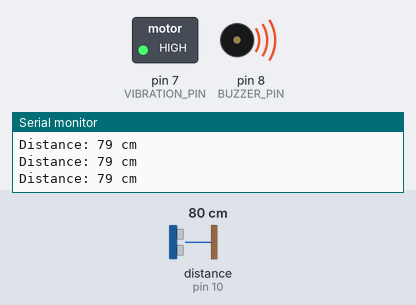
A sketch run on a simulated Arduino Uno, built with avr-gcc and run on an emulated ATmega328P. Parts: switched loads named in the sketch (green lamp = pin HIGH), buzzer (waves = sounding, pin HIGH), the last lines printed to the serial monitor. Wiring (inferred from the names in the program): ultrasonic range finder: trigger pin 9; echo pin 10. The test bench sets the inputs (shaded band); at power-on: distance to the obstacle (sensor on pin 10) 80 cm. The echo pulse lasts 58.3 µs per cm; pins used as bus, display or sensor lines are not drawn.

Above: at 1.2 s.
1.3 s: distance to the obstacle (sensor on pin 10) set to 299 cm
At 1.9 s:
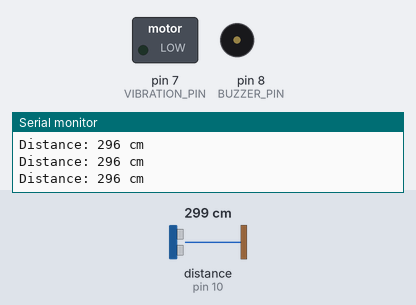
2.9 s: distance to the obstacle (sensor on pin 10) set to 208 cm
4.4 s: distance to the obstacle (sensor on pin 10) set to 200 cm
At 5.6 s:
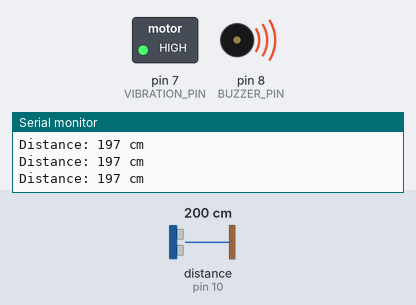
5.9 s: distance to the obstacle (sensor on pin 10) set to 250 cm
At 6.6 s:
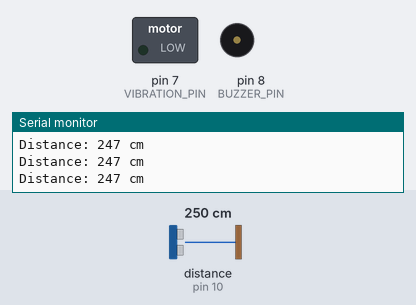
Timing chart, 0 to 8.4 s (numbered marks = the images above; inputs shaded):
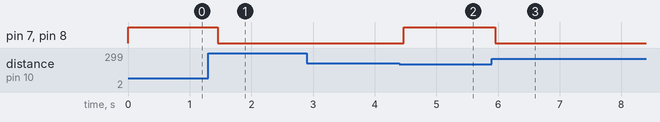

The sketch:

smart_stick.ino
```cpp
#include "distance_sensor.h"
#include "vibration_alert.h"

#define TRIG_PIN 9
#define ECHO_PIN 10
#define BUZZER_PIN 8
#define VIBRATION_PIN 7

void setup() {
  Serial.begin(9600);
  setupDistanceSensor(TRIG_PIN, ECHO_PIN);
  setupAlertSystem(BUZZER_PIN, VIBRATION_PIN);
}

void loop() {
  int distance = getDistance();
  Serial.print("Distance: ");
  Serial.print(distance);
  Serial.println(" cm");

  if (distance > 0 && distance <= 200) {
    activateAlert();
  } else {
    deactivateAlert();
  }
  delay(200);
}
```

distance_censor.c
```cpp
#include "distance_sensor.h"
#include <Arduino.h>

int trigPin, echoPin;

void setupDistanceSensor(int trig, int echo) {
  trigPin = trig;
  echoPin = echo;
  pinMode(trigPin, OUTPUT);
  pinMode(echoPin, INPUT);
}

int getDistance() {
  digitalWrite(trigPin, LOW);
  delayMicroseconds(2);
  digitalWrite(trigPin, HIGH);
  delayMicroseconds(10);
  digitalWrite(trigPin, LOW);
  long duration = pulseIn(echoPin, HIGH);
  int distance = duration * 0.034 / 2;
  return distance;
}
```

distance_sensor.h
```cpp
#ifndef DISTANCE_SENSOR_H
#define DISTANCE_SENSOR_H

void setupDistanceSensor(int trig, int echo);
int getDistance();

#endif
```

vibration_alert.c
```cpp
#include "vibration_alert.h"
#include <Arduino.h>

int buzzerPin, vibrationPin;

void setupAlertSystem(int buzzer, int vibration) {
  buzzerPin = buzzer;
  vibrationPin = vibration;
  pinMode(buzzerPin, OUTPUT);
  pinMode(vibrationPin, OUTPUT);
}

void activateAlert() {
  digitalWrite(buzzerPin, HIGH);
  digitalWrite(vibrationPin, HIGH);
}

void deactivateAlert() {
  digitalWrite(buzzerPin, LOW);
  digitalWrite(vibrationPin, LOW);
}
```

vibration_alert.h
```cpp
#ifndef VIBRATION_ALERT_H
#define VIBRATION_ALERT_H

void setupAlertSystem(int buzzer, int vibration);
void activateAlert();
void deactivateAlert();

#endif
```

Measured:
- the behaviour switches between 204 and 203 cm on distance to the obstacle (sensor on pin 10) (found by bisection; images 1 and 2)
- after the input at 1.3 s, pin 7 (VIBRATION_PIN), pin 8 (BUZZER_PIN): HIGH → LOW after 0.16 s
- after the input at 4.4 s, pin 7 (VIBRATION_PIN), pin 8 (BUZZER_PIN): LOW → HIGH after 0.07 s
- after the input at 5.9 s, pin 7 (VIBRATION_PIN), pin 8 (BUZZER_PIN): HIGH → LOW after 0.06 s
